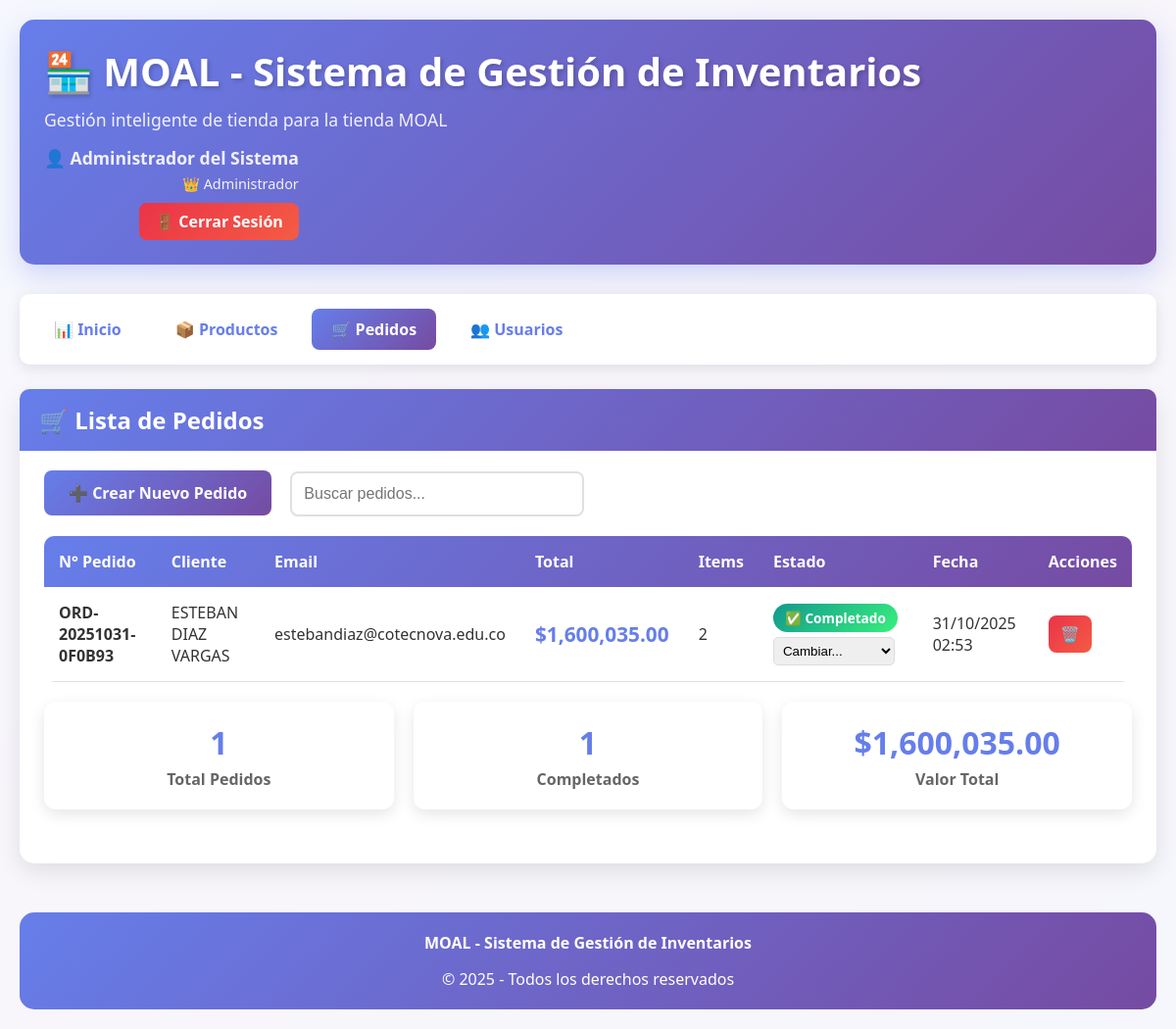
/index.php?page=orders (signed in), run on the app's committed database.
### tables this page shows
CREATE TABLE `users` (
  `id` int(11) NOT NULL,
  `username` varchar(50) NOT NULL,
  `password` varchar(255) NOT NULL,
  `email` varchar(255) NOT NULL,
  `full_name` varchar(255) NOT NULL,
  `role` enum('admin','employee') DEFAULT 'employee',
  `is_active` tinyint(1) DEFAULT 1,
  `last_login` timestamp NULL DEFAULT NULL,
  `created_at` timestamp NOT NULL DEFAULT current_timestamp(),
  `updated_at` timestamp NOT NULL DEFAULT current_timestamp() ON UPDATE current_timestamp()
);

CREATE TABLE `orders` (
  `id` int(11) NOT NULL,
  `order_number` varchar(50) NOT NULL,
  `customer_name` varchar(255) NOT NULL,
  `customer_email` varchar(255) NOT NULL,
  `total_amount` decimal(10,2) NOT NULL,
  `status` enum('pending','processing','completed','cancelled') DEFAULT 'pending',
  `notes` text DEFAULT NULL,
  `created_at` timestamp NOT NULL DEFAULT current_timestamp(),
  `updated_at` timestamp NOT NULL DEFAULT current_timestamp() ON UPDATE current_timestamp()
);

### config/Database.php (called while the page is built, shortened)
<?php
class Database {
    private static $instance = null;
    private $connection;
    private $host = 'localhost';
    private $database = 'inventario_db';
    private $username = 'root';
    private $password = '';
    private function __construct() {
        try {
            $this->connection = new PDO(
                "mysql:host={$this->host};dbname={$this->database};charset=utf8mb4",
                $this->username,
                $this->password,
                [
                    PDO::ATTR_ERRMODE => PDO::ERRMODE_EXCEPTION,
                    PDO::ATTR_DEFAULT_FETCH_MODE => PDO::FETCH_ASSOC,
                    PDO::ATTR_EMULATE_PREPARES => false
                ]
            );
        } catch(PDOException $e) {
            die("Error de conexión: " . $e->getMessage());
        }
    }
    public static function getInstance() {
        if (self::$instance === null) {
            self::$instance = new self();
        }
        return self::$instance;
    }
    public function getConnection() {
        return $this->connection;
    }
}

### config/Session.php (called while the page is built, shortened)
<?php
class Session {
    private static $instance = null;
    public static function getInstance() {
        if (self::$instance === null) {
            self::$instance = new self();
        }
        return self::$instance;
    }
    public function get($key, $default = null) {
        return $_SESSION[$key] ?? $default;
    }
    public function has($key) {
        return isset($_SESSION[$key]);
    }
    public function isLoggedIn() {
        return $this->has('user_id') && $this->has('username');
    }
    public function getUserId() {
        return $this->get('user_id');
    }
}

### controllers/AuthController.php (called while the page is built, shortened)
<?php
require_once __DIR__ . '/../config/Database.php';
require_once __DIR__ . '/../config/Session.php';
require_once __DIR__ . '/../models/User.php';
class AuthController {
    private $db;
    private $session;
    public function __construct() {
        $this->db = Database::getInstance()->getConnection();
        $this->session = Session::getInstance();
    }
    public function isAuthenticated() {
        return $this->session->isLoggedIn();
    }
    public function getCurrentUser() {
        $stmt = $this->db->prepare("SELECT * FROM users WHERE id = ?");
        $stmt->execute([$this->session->getUserId()]);
        $userData = $stmt->fetch();
        return $userData ? new User($userData) : null;
    }
}

### models/User.php (called while the page is built, shortened)
<?php
class User {
    private $fullName;
    private $role;
    public function __construct($data = []) {
        $this->fullName = $data['full_name'] ?? '';
        $this->role = $data['role'] ?? 'employee';
    }
    public function getFullName() { return $this->fullName; }
    public function isAdmin() {
        return $this->role === 'admin';
    }
}

### controllers/OrderController.php (called while the page is built, shortened)
<?php
require_once __DIR__ . '/../config/Database.php';
class OrderController {
    private $db;
    public function __construct() {
        $this->db = Database::getInstance()->getConnection();
    }
    public function getAllOrders() {
        $stmt = $this->db->query(
            "SELECT o.*, COUNT(oi.id) as item_count
             FROM orders o
             LEFT JOIN order_items oi ON o.id = oi.order_id
             GROUP BY o.id
             ORDER BY o.created_at DESC"
        );
        return $stmt->fetchAll();
    }
}

### views/orders/index.php (the view, shortened to what this page needs)
<?php
require_once __DIR__ . '/../../controllers/OrderController.php';
$orderController = new OrderController();
$orders = $orderController->getAllOrders();
?>
<div class="card">
    <div class="card-header">
        <h2>🛒 Lista de Pedidos</h2>
    </div>
    <div style="margin-bottom: 20px;">
        <a href="index.php?page=order_create" class="btn btn-primary">➕ Crear Nuevo Pedido</a>
        <input type="text" id="searchInput" class="form-control"
               style="max-width: 300px; display: inline-block; margin-left: 15px;"
               placeholder="Buscar pedidos..." onkeyup="filterTable('searchInput', 'ordersTable')">
    </div>
    <?php if (empty($orders)): ?>
        <div class="alert alert-info">
            No hay pedidos registrados. ¡Comienza creando tu primer pedido!
        </div>
    <?php else: ?>
        <div class="table-container">
            <table id="ordersTable">
                <thead>
                    <tr>
                        <th>N° Pedido</th>
                        <th>Cliente</th>
                        <th>Email</th>
                        <th>Total</th>
                        <th>Items</th>
                        <th>Estado</th>
                        <th>Fecha</th>
                        <th>Acciones</th>
                    </tr>
                </thead>
                <tbody>
                    <?php foreach ($orders as $order): ?>
                        <tr>
                            <td><strong><?php echo htmlspecialchars($order['order_number']); ?></strong></td>
                            <td><?php echo htmlspecialchars($order['customer_name']); ?></td>
                            <td><?php echo htmlspecialchars($order['customer_email']); ?></td>
                            <td class="price">$<?php echo number_format($order['total_amount'], 2); ?></td>
                            <td><?php echo $order['item_count']; ?></td>
                            <td>
                                <?php
                                $statusNames = [
                                    'pending' => '⏳ Pendiente',
                                    'processing' => '⚙️ Procesando',
                                    'completed' => '✅ Completado',
                                    'cancelled' => '❌ Cancelado'
                                ];
                                $badgeClass = 'badge-' . $order['status'];
                                ?>
                                <span class="badge <?php echo $badgeClass; ?>">
                                    <?php echo $statusNames[$order['status']] ?? $order['status']; ?>
                                </span>
                                <select onchange="location = '?page=orders&update_status=<?php echo $order['id']; ?>&status=' + this.value"
                                        style="margin-top: 5px; padding: 5px; border-radius: 5px; border: 1px solid #ddd;">
                                    <option value="">Cambiar...</option>
                                </select>
                            </td>
                            <td><?php echo date('d/m/Y H:i', strtotime($order['created_at'])); ?></td>
                            <td>
                                <a href="?page=orders&delete=<?php echo $order['id']; ?>"
                                   class="btn btn-danger" style="padding: 8px 12px;"
                                   onclick="return confirmDelete('¿Eliminar este pedido?')">🗑️</a>
                            </td>
                        </tr>
                    <?php endforeach; ?>
                </tbody>
            </table>
        </div>
        <div style="margin-top: 20px;">
            <?php
            $totalAmount = array_sum(array_column($orders, 'total_amount'));
            $completedOrders = count(array_filter($orders, function($o) { return $o['status'] === 'completed'; }));
            ?>
            <div class="stats-grid">
                <div class="stat-card">
                    <h3><?php echo count($orders); ?></h3>
                    <p>Total Pedidos</p>
                </div>
                <div class="stat-card">
                    <h3><?php echo $completedOrders; ?></h3>
                    <p>Completados</p>
                </div>
                <div class="stat-card">
                    <h3>$<?php echo number_format($totalAmount, 2); ?></h3>
                    <p>Valor Total</p>
                </div>
            </div>
        </div>
    <?php endif; ?>
</div>

### views/layout/header.php (shortened to what this page needs)
<!DOCTYPE html>
<html lang="es">
<head>
    <link rel="stylesheet" href="<?php echo BASE_URL; ?>assets/css/styles.css">
</head>
<body>
    <div class="main-container fade-in">
        <header class="header">
            <div style="display: flex; justify-content: space-between; align-items: center; flex-wrap: wrap; gap: 15px;">
                <div>
                    <h1>🏪 MOAL - Sistema de Gestión de Inventarios</h1>
                    <p>Gestión inteligente de tienda para la tienda MOAL</p>
                </div>
                <?php if (isset($currentUser) && $currentUser): ?>
                <div style="text-align: right;">
                    <p style="margin-bottom: 5px;">
                        👤 <strong><?php echo htmlspecialchars($currentUser->getFullName()); ?></strong>
                    </p>
                    <p style="font-size: 0.9em; opacity: 0.9; margin-bottom: 10px;">
                        <?php echo $currentUser->isAdmin() ? '👑 Administrador' : '👔 Empleado'; ?>
                    </p>
                    <a href="<?php echo BASE_URL; ?>logout.php" class="btn btn-danger" style="padding: 8px 16px;">
                        🚪 Cerrar Sesión
                    </a>
                </div>
                <?php endif; ?>
            </div>
        </header>
        <nav class="nav">
            <ul>
                <li><a href="<?php echo BASE_URL; ?>index.php" class="<?php echo (basename($_SERVER['PHP_SELF']) == 'index.php' && !isset($_GET['page'])) ? 'active' : ''; ?>">📊 Inicio</a></li>
                <li><a href="<?php echo BASE_URL; ?>index.php?page=products" class="<?php echo (isset($_GET['page']) && $_GET['page'] == 'products') ? 'active' : ''; ?>">📦 Productos</a></li>
                <li><a href="<?php echo BASE_URL; ?>index.php?page=orders" class="<?php echo (isset($_GET['page']) && $_GET['page'] == 'orders') ? 'active' : ''; ?>">🛒 Pedidos</a></li>
                 <?php if (isset($currentUser) && $currentUser && $currentUser->isAdmin()): ?>
                    <li><a href="<?php echo BASE_URL; ?>index.php?page=users" class="<?php echo (isset($_GET['page']) && $_GET['page'] == 'users') ? 'active' : ''; ?>">👥 Usuarios</a></li>
                <?php endif; ?>
            </ul>
        </nav>
        <main>

### assets/css/styles.css (style rules this page uses)
* { margin: 0; padding: 0; box-sizing: border-box; }
body { font-family: 'Segoe UI', Tahoma, Geneva, Verdana, sans-serif; background: linear-gradient(135deg, #667eea 0%, #764ba2 50%, #4a5fc1 100%); background-attachment: fixed; min-height: 100vh; color: #333; }
.main-container { background: rgba(255, 255, 255, 0.95); min-height: 100vh; padding: 20px; }
.header { background: linear-gradient(135deg, #667eea 0%, #764ba2 100%); color: white; padding: 25px; border-radius: 15px; margin-bottom: 30px; box-shadow: 0 10px 30px rgba(102, 126, 234, 0.3); }
.header h1 { font-size: 2.5em; margin-bottom: 10px; text-shadow: 2px 2px 4px rgba(0, 0, 0, 0.2); }
.header p { font-size: 1.1em; opacity: 0.9; }
.nav { background: white; padding: 15px; border-radius: 10px; margin-bottom: 25px; box-shadow: 0 4px 15px rgba(0, 0, 0, 0.1); }
.nav ul { list-style: none; display: flex; gap: 15px; flex-wrap: wrap; }
.nav a { text-decoration: none; color: #667eea; padding: 10px 20px; border-radius: 8px; transition: all 0.3s ease; font-weight: 600; display: inline-block; }
.nav a.active { background: linear-gradient(135deg, #667eea 0%, #764ba2 100%); color: white; }
.btn { padding: 12px 25px; border: none; border-radius: 8px; cursor: pointer; font-size: 1em; font-weight: 600; transition: all 0.3s ease; text-decoration: none; display: inline-block; }
.btn-primary { background: linear-gradient(135deg, #667eea 0%, #764ba2 100%); color: white; }
.btn-danger { background: linear-gradient(135deg, #eb3349 0%, #f45c43 100%); color: white; }
.card { background: white; border-radius: 15px; padding: 25px; margin-bottom: 25px; box-shadow: 0 8px 25px rgba(0, 0, 0, 0.1); transition: all 0.3s ease; }
.card-header { background: linear-gradient(135deg, #667eea 0%, #764ba2 100%); color: white; padding: 15px 20px; border-radius: 10px 10px 0 0; margin: -25px -25px 20px -25px; }
.card-header h2 { margin: 0; font-size: 1.5em; }
.table-container { overflow-x: auto; border-radius: 10px; }
table { width: 100%; border-collapse: collapse; background: white; }
thead { background: linear-gradient(135deg, #667eea 0%, #764ba2 100%); color: white; }
thead th { padding: 15px; text-align: left; font-weight: 600; }
tbody tr { border-bottom: 1px solid #e0e0e0; transition: background 0.2s ease; }
tbody td { padding: 15px; }
.form-control { width: 100%; padding: 12px; border: 2px solid #e0e0e0; border-radius: 8px; font-size: 1em; transition: all 0.3s ease; }
.badge { padding: 5px 12px; border-radius: 20px; font-size: 0.85em; font-weight: 600; display: inline-block; }
.badge-completed { background: linear-gradient(135deg, #11998e 0%, #38ef7d 100%); color: white; }
.stats-grid { display: grid; grid-template-columns: repeat(auto-fit, minmax(200px, 1fr)); gap: 20px; margin-bottom: 30px; }
.stat-card { background: white; padding: 20px; border-radius: 12px; box-shadow: 0 5px 15px rgba(0, 0, 0, 0.1); text-align: center; }
.stat-card h3 { color: #667eea; font-size: 2em; margin-bottom: 5px; }
.stat-card p { color: #666; font-weight: 600; }
.fade-in { animation: fadeIn 0.5s ease-in; }
.price { font-size: 1.3em; font-weight: bold; color: #667eea; }

### data on the page
users: full_name "Administrador del Sistema"
orders: order_number "ORD-20251031-0F0B93", customer_name "ESTEBAN DIAZ VARGAS", customer_email "estebandiaz@cotecnova.edu.co", total_amount "1,600,035.00", item_count "2", status "✅ Completado", created_at "31/10/2025 02:53", status "1"

### other printed values
count($orders) "1"
$totalAmount "1,600,035.00"
